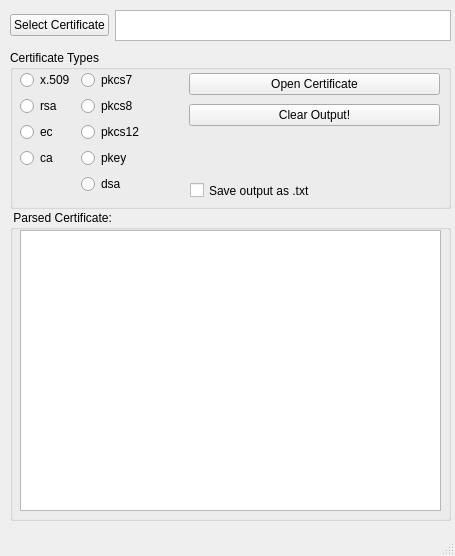
<?xml version="1.0" encoding="UTF-8"?>
<ui version="4.0">
 <class>mainWindow</class>
 <widget class="QMainWindow" name="mainWindow">
  <property name="geometry">
   <rect>
    <x>0</x>
    <y>0</y>
    <width>455</width>
    <height>556</height>
   </rect>
  </property>
  <property name="windowTitle">
   <string>Certificate File Opener, Parser UI v1.0.1</string>
  </property>
  <property name="locale">
   <locale language="English" country="UnitedStates"/>
  </property>
  <widget class="QWidget" name="centralwidget">
   <widget class="QWidget" name="horizontalLayoutWidget">
    <property name="geometry">
     <rect>
      <x>10</x>
      <y>10</y>
      <width>441</width>
      <height>31</height>
     </rect>
    </property>
    <layout class="QHBoxLayout" name="horizontalLayout">
     <item>
      <widget class="QPushButton" name="pushButton">
       <property name="text">
        <string>Select Certificate</string>
       </property>
      </widget>
     </item>
     <item>
      <widget class="QTextEdit" name="textEdit"/>
     </item>
    </layout>
   </widget>
   <widget class="QGroupBox" name="groupBox_2">
    <property name="geometry">
     <rect>
      <x>10</x>
      <y>210</y>
      <width>441</width>
      <height>311</height>
     </rect>
    </property>
    <property name="title">
     <string> Parsed Certificate:</string>
    </property>
    <widget class="QTextEdit" name="textEdit_2">
     <property name="geometry">
      <rect>
       <x>10</x>
       <y>20</y>
       <width>421</width>
       <height>281</height>
      </rect>
     </property>
    </widget>
   </widget>
   <widget class="QGroupBox" name="groupBox">
    <property name="geometry">
     <rect>
      <x>10</x>
      <y>50</y>
      <width>441</width>
      <height>159</height>
     </rect>
    </property>
    <property name="title">
     <string>Certificate Types</string>
    </property>
    <widget class="QWidget" name="formLayoutWidget">
     <property name="geometry">
      <rect>
       <x>10</x>
       <y>20</y>
       <width>160</width>
       <height>130</height>
      </rect>
     </property>
     <layout class="QFormLayout" name="formLayout">
      <item row="3" column="0">
       <widget class="QRadioButton" name="radioButton_9">
        <property name="text">
         <string>ca</string>
        </property>
       </widget>
      </item>
      <item row="1" column="0">
       <widget class="QRadioButton" name="radioButton">
        <property name="text">
         <string>rsa</string>
        </property>
       </widget>
      </item>
      <item row="2" column="0">
       <widget class="QRadioButton" name="radioButton_3">
        <property name="text">
         <string>ec</string>
        </property>
       </widget>
      </item>
      <item row="1" column="1">
       <widget class="QRadioButton" name="radioButton_5">
        <property name="text">
         <string>pkcs8</string>
        </property>
       </widget>
      </item>
      <item row="2" column="1">
       <widget class="QRadioButton" name="radioButton_6">
        <property name="text">
         <string>pkcs12</string>
        </property>
       </widget>
      </item>
      <item row="0" column="1">
       <widget class="QRadioButton" name="radioButton_4">
        <property name="text">
         <string>pkcs7</string>
        </property>
       </widget>
      </item>
      <item row="0" column="0">
       <widget class="QRadioButton" name="radioButton_2">
        <property name="text">
         <string>x.509</string>
        </property>
       </widget>
      </item>
      <item row="3" column="1">
       <widget class="QRadioButton" name="radioButton_7">
        <property name="text">
         <string>pkey</string>
        </property>
       </widget>
      </item>
      <item row="4" column="1">
       <widget class="QRadioButton" name="radioButton_8">
        <property name="text">
         <string>dsa</string>
        </property>
       </widget>
      </item>
     </layout>
    </widget>
    <widget class="QWidget" name="verticalLayoutWidget">
     <property name="geometry">
      <rect>
       <x>179</x>
       <y>20</y>
       <width>251</width>
       <height>61</height>
      </rect>
     </property>
     <layout class="QVBoxLayout" name="verticalLayout">
      <item>
       <widget class="QPushButton" name="pushButton_2">
        <property name="text">
         <string>Open Certificate</string>
        </property>
       </widget>
      </item>
      <item>
       <widget class="QPushButton" name="pushButton_3">
        <property name="text">
         <string>Clear Output!</string>
        </property>
       </widget>
      </item>
     </layout>
    </widget>
    <widget class="QCheckBox" name="checkBox">
     <property name="geometry">
      <rect>
       <x>180</x>
       <y>130</y>
       <width>131</width>
       <height>21</height>
      </rect>
     </property>
     <property name="text">
      <string>Save output as .txt</string>
     </property>
    </widget>
   </widget>
   <zorder>groupBox_2</zorder>
   <zorder>horizontalLayoutWidget</zorder>
   <zorder>groupBox</zorder>
  </widget>
  <widget class="QMenuBar" name="menubar">
   <property name="geometry">
    <rect>
     <x>0</x>
     <y>0</y>
     <width>455</width>
     <height>26</height>
    </rect>
   </property>
  </widget>
  <widget class="QStatusBar" name="statusbar"/>
 </widget>
 <resources/>
 <connections/>
</ui>
